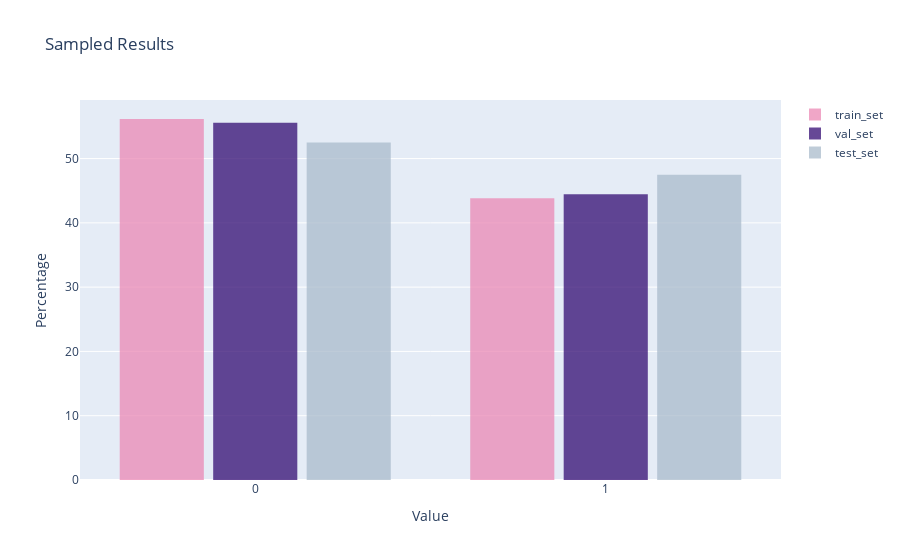

The cell this chart's notebook holds for it:
### Markdown cell above
## Check label distribution

### Code cell
fig = go.Figure()
fig.add_trace(go.Histogram(
    x=y_train,
    histnorm='percent',
    name='train_set', # name used in legend and hover labels
    marker_color='#EB89B5',
    opacity=0.75
))
fig.add_trace(go.Histogram(
    x=y_val,
    histnorm='percent',
    name='val_set', # name used in legend and hover labels
    marker_color='#330C73',
    opacity=0.75
))
fig.add_trace(go.Histogram(
    x=y_test,
    histnorm='percent',
    name='test_set', # name used in legend and hover labels
    marker_color='#AABBCC',
    opacity=0.75
))

fig.update_layout(
    title_text='Sampled Results', # title of plot
    xaxis_title_text='Value', # xaxis label
    yaxis_title_text='Percentage', # yaxis label
    bargap=0.2, # gap between bars of adjacent location coordinates
    bargroupgap=0.1 # gap between bars of the same location coordinates
)

### Figure 1 — Plotly figure (JSON) as saved in the notebook; plotly's stock layout.template omitted (floating-point values rounded to 4 significant figures; data arrays with more than 128 entries replaced by an {"elided": "..."} marker saying what was removed)
{"data": [{"histnorm": "percent", "marker": {"color": "#EB89B5"}, "name": "train_set", "opacity": 0.75, "type": "histogram", "x": {"elided": "1129 int values"}}, {"histnorm": "percent", "marker": {"color": "#330C73"}, "name": "val_set", "opacity": 0.75, "type": "histogram", "x": {"elided": "324 int values"}}, {"histnorm": "percent", "marker": {"color": "#AABBCC"}, "name": "test_set", "opacity": 0.75, "type": "histogram", "x": {"elided": "160 int values"}}], "layout": {"bargap": 0.2, "bargroupgap": 0.1, "title": {"text": "Sampled Results"}, "xaxis": {"title": {"text": "Value"}}, "yaxis": {"title": {"text": "Percentage"}}}}
